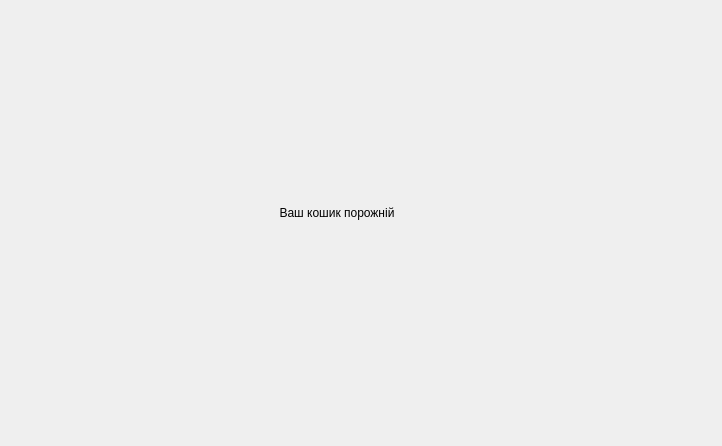
<?xml version="1.0" encoding="UTF-8"?>
<ui version="4.0">
 <class>FormForEmpty</class>
 <widget class="QWidget" name="FormForEmpty">
  <property name="geometry">
   <rect>
    <x>0</x>
    <y>0</y>
    <width>722</width>
    <height>446</height>
   </rect>
  </property>
  <property name="windowTitle">
   <string>Form</string>
  </property>
  <property name="layoutDirection">
   <enum>Qt::LeftToRight</enum>
  </property>
  <layout class="QVBoxLayout" name="verticalLayout">
   <property name="spacing">
    <number>0</number>
   </property>
   <property name="leftMargin">
    <number>0</number>
   </property>
   <property name="topMargin">
    <number>0</number>
   </property>
   <property name="rightMargin">
    <number>48</number>
   </property>
   <property name="bottomMargin">
    <number>48</number>
   </property>
   <item>
    <spacer name="verticalSpacer">
     <property name="orientation">
      <enum>Qt::Vertical</enum>
     </property>
     <property name="sizeHint" stdset="0">
      <size>
       <width>20</width>
       <height>40</height>
      </size>
     </property>
    </spacer>
   </item>
   <item>
    <layout class="QHBoxLayout" name="horizontalLayout_2">
     <property name="sizeConstraint">
      <enum>QLayout::SetMinimumSize</enum>
     </property>
     <item>
      <widget class="QLabel" name="label">
       <property name="maximumSize">
        <size>
         <width>300</width>
         <height>300</height>
        </size>
       </property>
       <property name="text">
        <string/>
       </property>
       <property name="pixmap">
        <pixmap resource="../../resources/images.qrc">:/Icon/images/empty-basket.png</pixmap>
       </property>
       <property name="scaledContents">
        <bool>true</bool>
       </property>
      </widget>
     </item>
    </layout>
   </item>
   <item>
    <widget class="QLabel" name="label_2">
     <property name="sizePolicy">
      <sizepolicy hsizetype="Preferred" vsizetype="Fixed">
       <horstretch>0</horstretch>
       <verstretch>0</verstretch>
      </sizepolicy>
     </property>
     <property name="text">
      <string>
Ваш кошик порожній</string>
     </property>
     <property name="alignment">
      <set>Qt::AlignHCenter|Qt::AlignTop</set>
     </property>
    </widget>
   </item>
   <item>
    <spacer name="verticalSpacer_2">
     <property name="orientation">
      <enum>Qt::Vertical</enum>
     </property>
     <property name="sizeHint" stdset="0">
      <size>
       <width>20</width>
       <height>40</height>
      </size>
     </property>
    </spacer>
   </item>
  </layout>
 </widget>
 <resources>
  <include location="../../resources/images.qrc"/>
 </resources>
 <connections/>
</ui>
